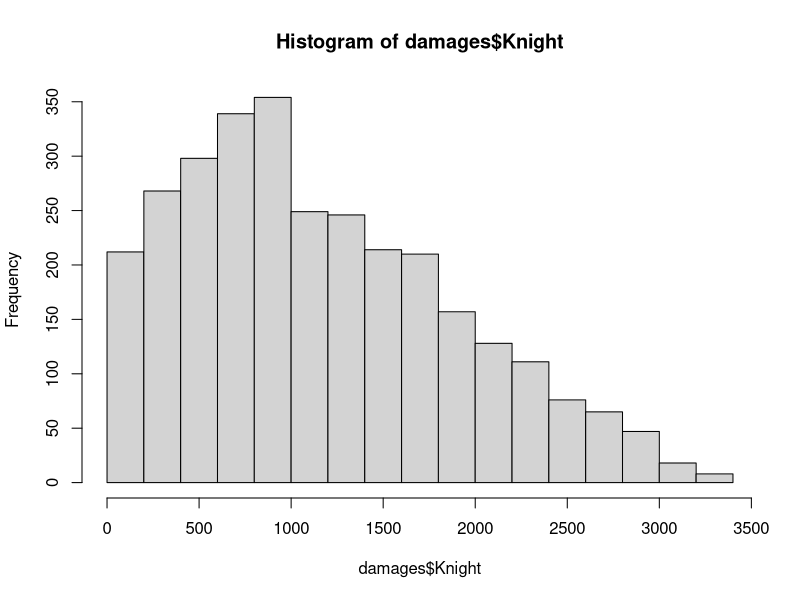
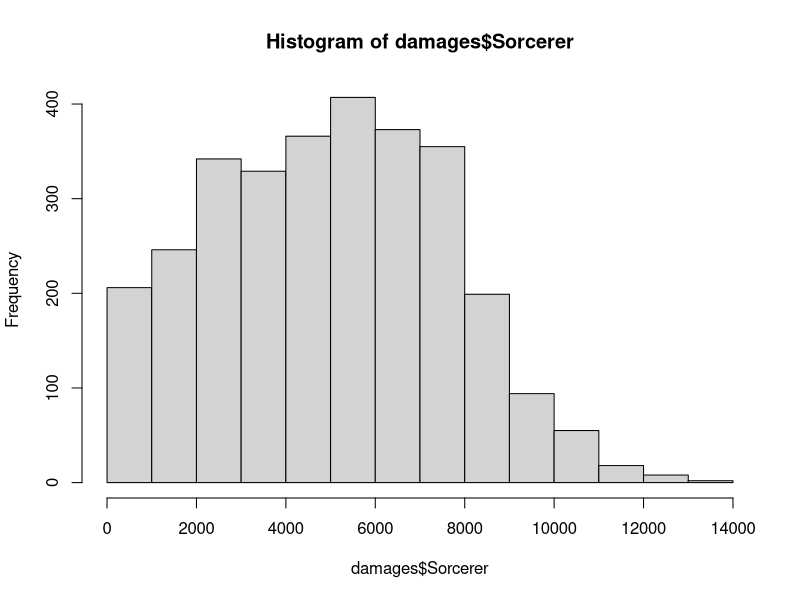
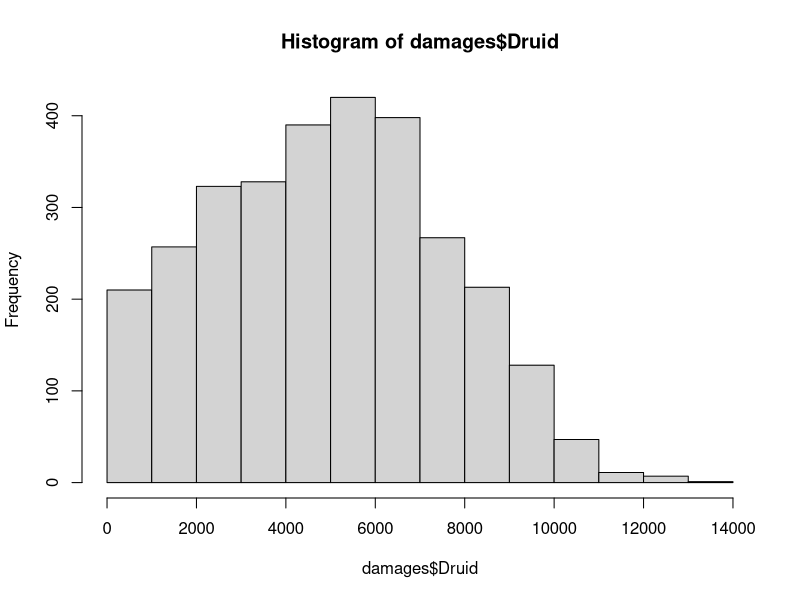
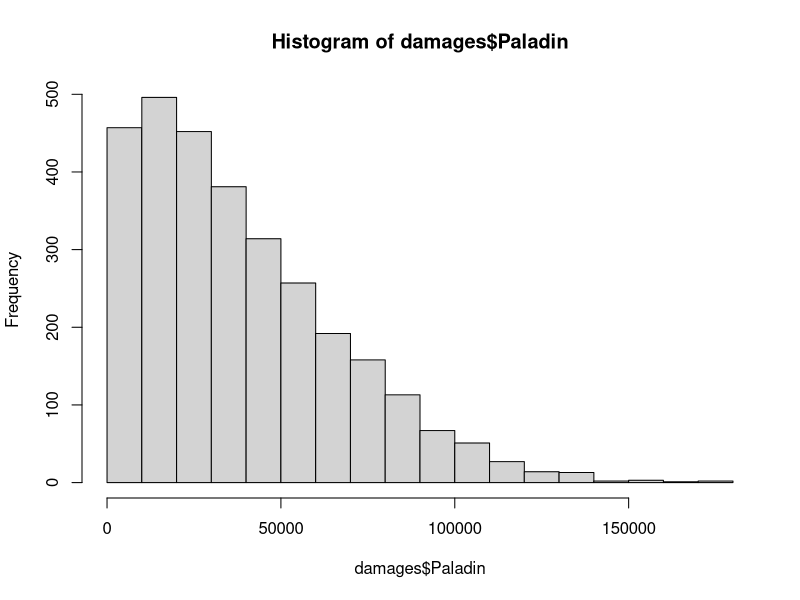
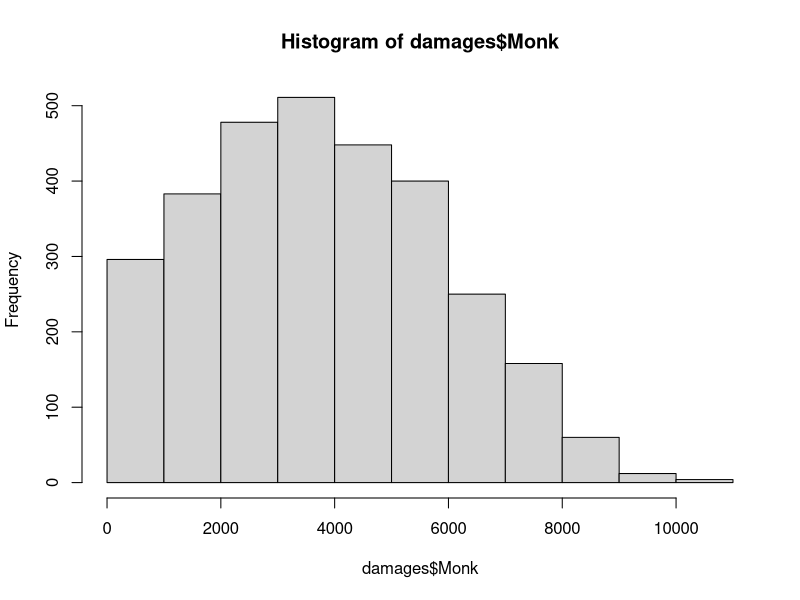
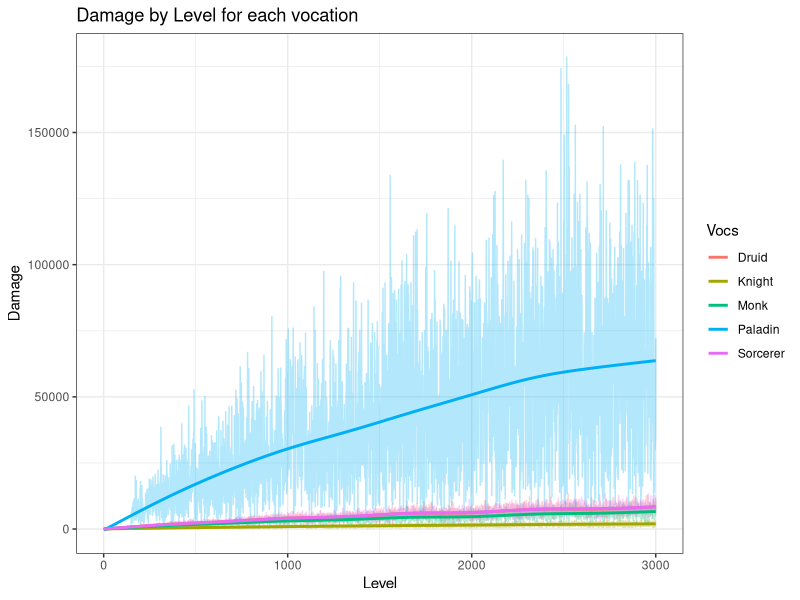

Reproduce these figures in R, in order.
# comparar o scalling de dano para cada vocação no tibia.
# o scalling é o mesmo em todas as vocações, o que muda é a quantidade de alvos por turno
# knight: 1 ataque comum + ataque de área (exori gran: 9 sqm) 
# sorcerer : 1 ataque comum + runa de área (GFB: 37 sqm)
# druid: 1 ataque comum + runa de área (AVA: 37 sqm)
# paladin: 1 ataque comum + runa de area (Diamond arrow: 21; AVA: 37 sqm)
# monk: 1 ataque comum + runa de area (AVA: 37 sqm)
#
# a cada turno, a quantidade de alvos deve variar dado uma certa probabilidade normal
#
library(truncnorm)
library(ggplot2)
library(tidyr)
library(dplyr)

# define how much SQM a vocation hits in a turn.
Hit_Number = function(sqm, hit_number){
  a = 1
  b = sqm
  mu = round(sqm / 2)
  sigma = 5
  
  hit = round(rtruncnorm(hit_number, a = a, b = b, mean = mu, sd = sigma))
  return(hit)
}

level = seq(1, 3000, 1)
damages = data.frame()
for(i in 1:length(level)){
  # Damage Base + Base * SQM hit from sampling
  # Leveling changes in time
  # Base damage
  if(i <= 149){
    base_k = ceiling(i / 5)
    base_s = ceiling(i / 5)
    base_d = ceiling(i / 5)
    base_p = ceiling(i / 5)
    base_m = ceiling(i / 5)
  }
  
  if(i >= 150 && i <= 500){
    base_k = ceiling(i / 5)
    base_s = ceiling(i / 5)
    base_d = ceiling(i / 5)
    base_p = ceiling(i / 5) * Hit_Number(21, 1)
    base_m = ceiling(i / 5)
  }
  
  if(i >= 501 && i <= 1100){
    base_k = ceiling(i / 6)
    base_s = ceiling(i / 6)
    base_d = ceiling(i / 6)
    base_p = ceiling(i / 6) * Hit_Number(21, 1)
    base_m = ceiling(i / 6)
  }
  
  if(i >= 1101 && i <= 1800){
    base_k = ceiling(i / 7)
    base_s = ceiling(i / 7)
    base_d = ceiling(i / 7)
    base_p = ceiling(i / 7) * Hit_Number(21, 1)
    base_m = ceiling(i / 7)
  }
  
  if(i >= 1801 && i <= 2600){
    base_k = ceiling(i / 8)
    base_s = ceiling(i / 8)
    base_d = ceiling(i / 8)
    base_p = ceiling(i / 8) * Hit_Number(21, 1)
    base_m = ceiling(i / 8)
  }
  
  if(i >= 2601 && i <= 3500){
    base_k = ceiling(i / 9)
    base_s = ceiling(i / 9)
    base_d = ceiling(i / 9)
    base_p = ceiling(i / 9) * Hit_Number(21, 1)
    base_m = ceiling(i / 9)
  }
  
  if(i >= 3501 && i <= 4300){
    base_k = ceiling(i / 10)
    base_s = ceiling(i / 10)
    base_d = ceiling(i / 10)
    base_p = ceiling(i / 10) * Hit_Number(21, 1)
    base_m = ceiling(i / 10)
  }
  
  if(i >= 4301 && i <= 5200){
    base_k = ceiling(i / 11)
    base_s = ceiling(i / 11)
    base_d = ceiling(i / 11)
    base_p = ceiling(i / 11) * Hit_Number(21, 1)
    base_m = ceiling(i / 11)
  }
  
  if(i >= 5201 && i <= 6200){
    base_k = ceiling(i / 12)
    base_s = ceiling(i / 12)
    base_d = ceiling(i / 12)
    base_p = ceiling(i / 12) * Hit_Number(21, 1)
    base_m = ceiling(i / 12)
  }
  
  # Damage in area
  area_k = base_k * Hit_Number(9, 1) # exori gran
  area_s = (base_s * Hit_Number(37, 1)) + (base_s * Hit_Number(11, 1)) # GFB + exori vis hur
  area_d = (base_d * Hit_Number(37, 1)) + (base_d * Hit_Number(11, 1)) # AVA + exori terra hur
  area_p = base_p * Hit_Number(37, 1) # AVA or GFB
  area_m = base_m * Hit_Number(37, 1) # AVA or GFB
  
  # Total damage
  total_k = base_k + area_k
  total_s = base_s + area_s
  total_d = base_d + area_d
  total_p = base_p + area_p
  total_m = base_m + area_m
  
  #
  turn = c(total_k, total_s, total_d, total_p, total_m)
  damages = rbind(damages, turn)
}
colnames(damages) = c("Knight", "Sorcerer", "Druid", "Paladin", "Monk")

# basic stats
summary(damages)

par(mfrow = c(2,3))
pdf("~/Dropbox/tibia_damage/Histograms_Damages.pdf")
hist(damages$Knight)
hist(damages$Sorcerer)
hist(damages$Druid)
hist(damages$Paladin)
hist(damages$Monk)
dev.off()

# 
damages_new = damages %>% mutate(Level = row_number())

# Transform wide to long
damages_long = damages_new %>%
  pivot_longer(cols = c(Knight, Sorcerer, Druid, Paladin, Monk),
               names_to = "Vocs",
               values_to = "Dano")

# Plot
p = ggplot(damages_long, aes(x = Level, y = Dano, color = Vocs)) +
    geom_line(alpha = 0.3) +
    geom_smooth(method = "gam", se = FALSE, linewidth = 1) +
    theme_minimal() +
    labs(title = "Damage by Level for each vocation",
         x = "Level",
         y = "Damage") +
    theme_bw()

# save plot
ggsave(p, filename = "~/Dropbox/tibia_damage/Damage_Voc.pdf")
